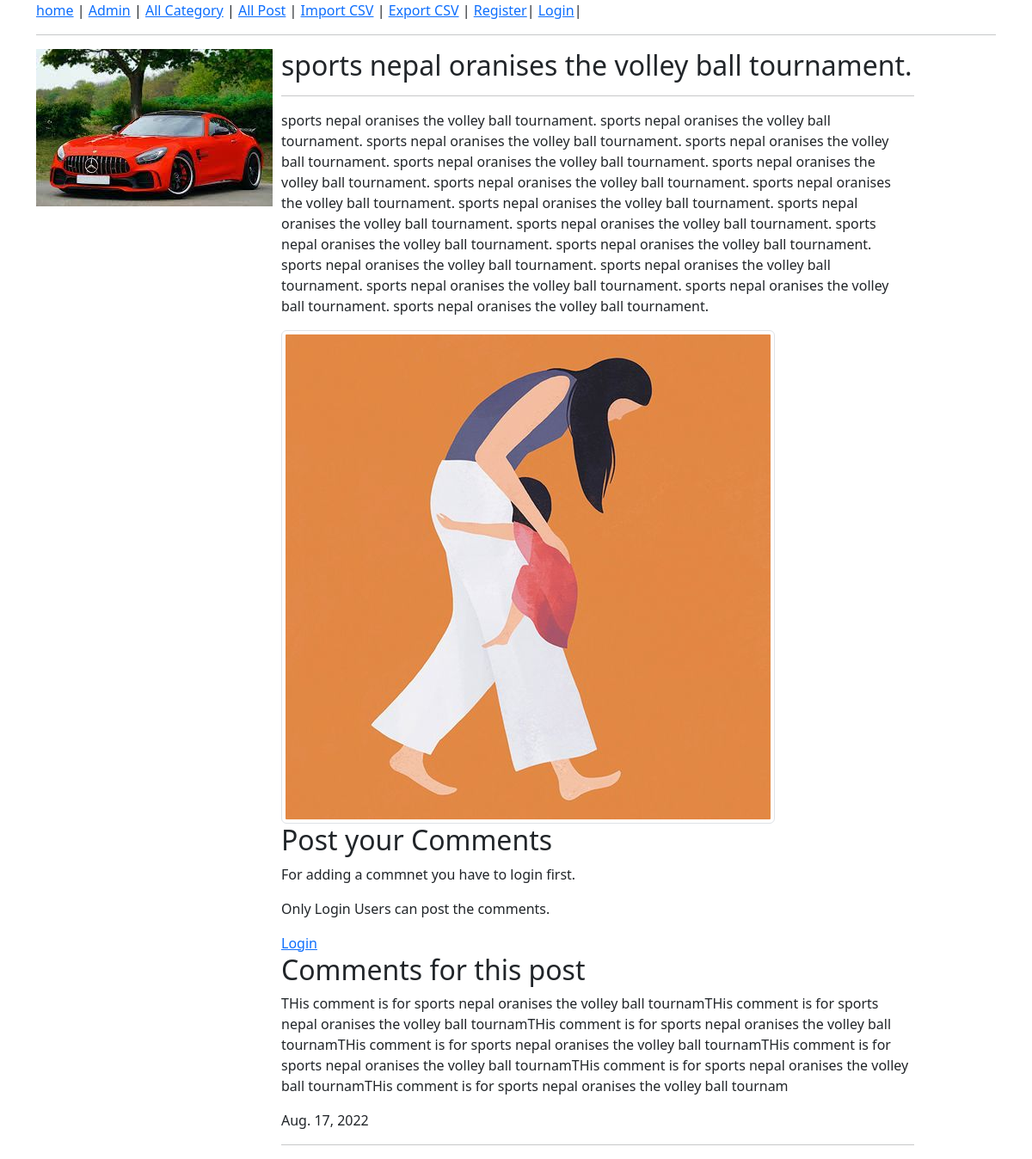
/post/details/?id=1, run on an earlier commit of the app's database.
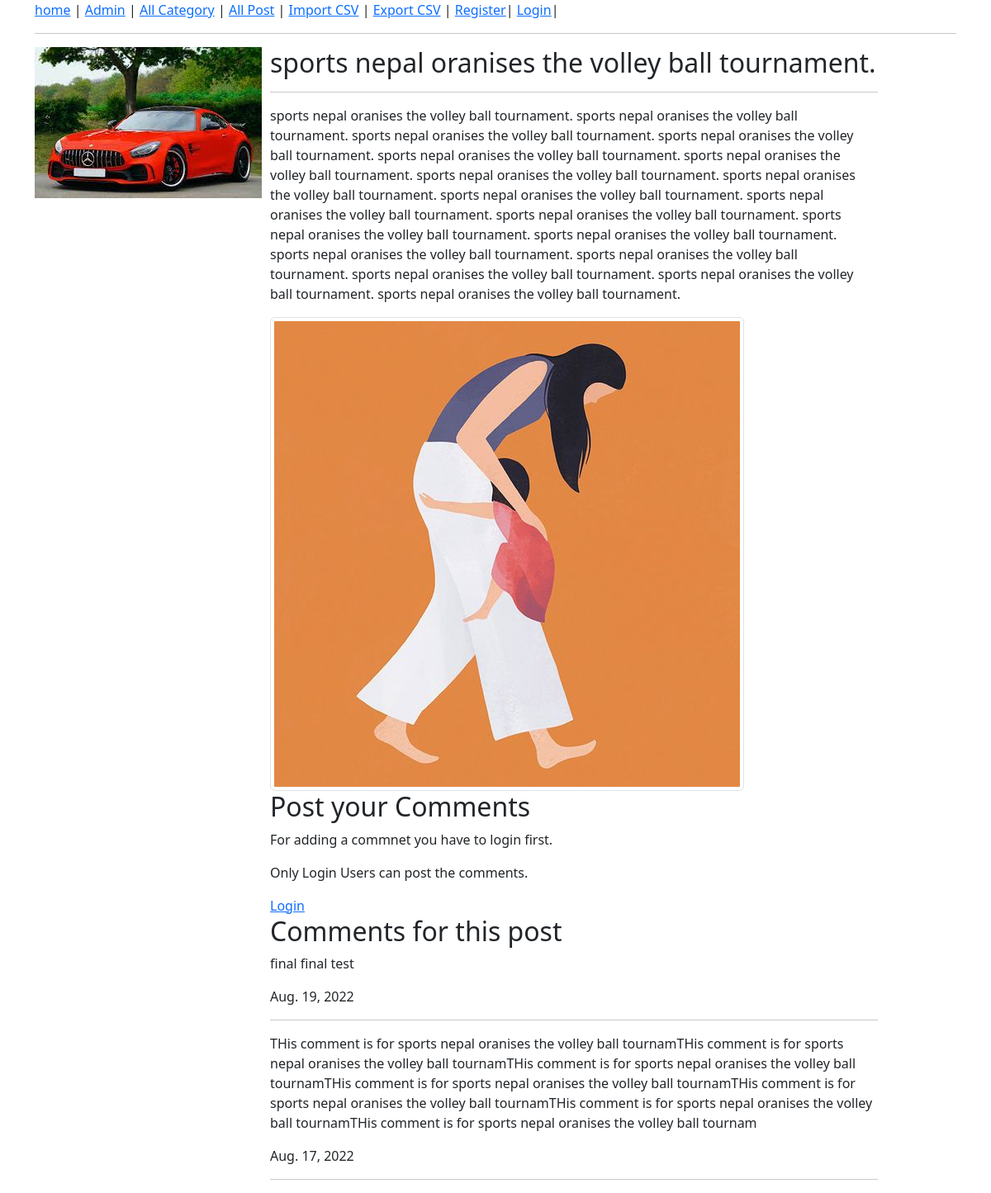
And on a later commit of the database.
### post/models.py (models this page shows, shortened)
class Post(models.Model):
    user = models.ForeignKey(User, on_delete=models.SET_NULL,blank=True, null=True)
    category = models.ForeignKey(Category, verbose_name="categoryid", on_delete=models.SET_NULL, null=True)
    title = models.TextField(max_length = 200, null=True)
    description = models.TextField(max_length = 200, null=True)
    keywords = models.TextField(max_length = 200, null=True)
    heading = models.TextField(max_length = 200, null=True)
    details = models.TextField (null=True)
    featureimage = models.ImageField(upload_to='static', null=True)
    status = models.BooleanField(null=True)
    createdate = models.DateField( auto_now=True)
    updatedate = models.DateField( auto_now=True)

### comment/models.py (models this page shows, shortened)
class Comment(models.Model):
    user = models.ForeignKey(User, on_delete=models.SET_NULL,blank=True, null=True)
    post = models.ForeignKey(Post, verbose_name="postid", on_delete=models.SET_NULL, null=True)
    cmt = models.TextField (null=True)
    status = models.BooleanField(null=True)
    createdate = models.DateField( auto_now=True)
    updatedate = models.DateField( auto_now=True)

### post/views.py (the view)
# urls.py: path('details/', views.details, name='postdetails'),
def details(request):
    postid=request.GET['id']
    post = Post.objects.raw("SELECT * FROM post_post WHERE id="+postid)
    allcomment = Comment.objects.filter(post_id=postid, status=1).order_by('id').reverse()
    context = {
        'post': post,
        'allcomment':allcomment,
        'postid':postid
    }
    return render(request, 'post/details.html',context)

### templates/post/details.html
{% extends '../template.html'  %}
{% load static %}
{% block content %}
<div>
    {% for pinfo in post   %}
    <h2>{{ pinfo.heading }}</h2>
    <hr/>
    <p>
        {{ pinfo.details }}
    </p>
    <img src="/{{pinfo.featureimage}}" alt="{{pinfo.heading}}" title="{{pinfo.heading}}" class="rounded img-thumbnail img-fluid" />
    {% endfor %}
</div>
<div>
    <h2>Post your Comments</h2>
    {% if user.is_authenticated %}
    {% for cmtmessage in messages %}
        {{ cmtmessage }}
        {% endfor %}
        <form action = "/comments/add/" method="post">
        {% csrf_token %}
        <input type="text" readonly name="post_id" value="{{ postid }}"/><br/>
        <input type="hidden"  name="user_id" value="{{ user.id }}"/><br/>
        <textarea rows="5" cols="50" name="cmt"/>
        </textarea>
        <br/>
        <input type="submit" name="Submit" value="Post Comments"/>
        <input type="reset" name="Reset" value="Cancel"/>
    </form>
{% else %}
<p>For adding a commnet you have to login first.</p>
<p>Only Login Users can post the comments.</p>
<a href="{% url 'login' %}">Login</a>
{% endif %}
</div>
<div>
    <h2>Comments for this post</h2>
    {% for cmt in allcomment   %}
    <p>{{ cmt.cmt }}</p>
    <p>{{ cmt.createdate }}</p>
    <hr/>
    {% endfor %}
</div>
{% endblock content %}

### templates/template.html (shortened to what this page needs)
{% load static %}
<!DOCTYPE html>
<html lang="en">
<head>
<link rel="stylesheet" href="{% static 'css/bootstrap.min.css' %}" />
</head>
<body>
    <div class="container">
        <div class="row">
            <div class="col-xl-12">
                {% include 'navbar.html' %}
            </div>
        </div>
        <div class="row">
            <div class="col-xl-3">
               <img src="{% static 'images/car.jpg' %}" alt="car" />
            </div>
            <div class="col-xl-8"> {% block content%}
                {% endblock %}
            </div>
        </div>
    </div>
</body>
</html>

### templates/navbar.html
<a href="/">home</a> |
<a href="/admin/">Admin</a> |
<a href="{% url 'allcategory' %}">All Category</a> |
<a href="{% url 'allpost' %}">All Post</a> |
<a href="{% url 'Import_csv' %}">Import CSV</a> |
<a href="{% url 'export_users_csv' %}">Export CSV</a> |
{% if user.is_authenticated %}
    Hello, {{user.first_name }}
    <a href="{% url 'lgt' %}">Logout</a>|
{% else %}
<a href="{% url 'register' %}">Register</a>|
<a href="{% url 'login' %}">Login</a>|
{% endif %}
<hr/>

What changed in the data, as far as the page shows it:
added Comment: cmt "final final test", createdate "Aug. 19, 2022"
